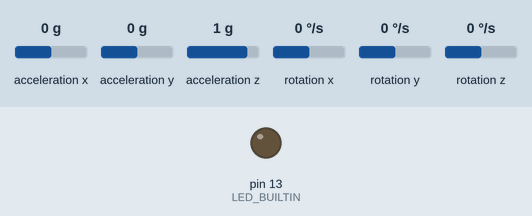
A sketch run on a simulated Arduino Leonardo, built with avr-gcc and run on an emulated ATmega32U4. On the bench: output pins drawn as LEDs (lit = HIGH). Dashed ring = blinking. Inputs (shaded band) come from the test bench; at power-on: acceleration x 0 g, acceleration y 0 g, acceleration z 1 g, rotation x 0 °/s, rotation y 0 °/s, rotation z 0 °/s. What the sketch prints to the serial monitor is not drawn.

Above: at 0.1 s.
At 1.68 s:
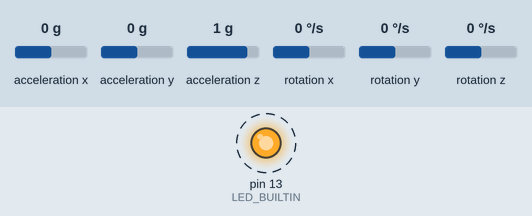
Timing chart, 0 to 4.5 s (numbered marks = the images above):
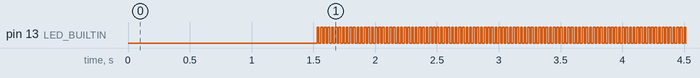

Measured:
- by itself, pin 13 (LED_BUILTIN): alternates HIGH for 0.01 s and LOW for 0.01 s

The sketch:

MPU6050_DMP6_GetHeading.ino
```cpp
// I2C device class (I2Cdev) demonstration Arduino sketch for MPU6050 class using DMP (MotionApps v6.12)
// 6/21/2012 by Jeff Rowberg <jeff@rowberg.net>
// Updates should (hopefully) always be available at https://github.com/jrowberg/i2cdevlib
//
// Changelog:
//      2019-07-10 - Uses the new version of the DMP Firmware V6.12
//                 - Note: I believe the Teapot demo is broken with this version as
//                 - the fifo buffer structure has changed
//      2016-04-18 - Eliminated a potential infinite loop
//      2013-05-08 - added seamless Fastwire support
//                 - added note about gyro calibration
//      2012-06-21 - added note about Arduino 1.0.1 + Leonardo compatibility error
//      2012-06-20 - improved FIFO overflow handling and simplified read process
//      2012-06-19 - completely rearranged DMP initialization code and simplification
//      2012-06-13 - pull gyro and accel data from FIFO packet instead of reading directly
//      2012-06-09 - fix broken FIFO read sequence and change interrupt detection to RISING
//      2012-06-05 - add gravity-compensated initial reference frame acceleration output
//                 - add 3D math helper file to DMP6 example sketch
//                 - add Euler output and Yaw/Pitch/Roll output formats
//      2012-06-04 - remove accel offset clearing for better results (thanks Sungon Lee)
//      2012-06-01 - fixed gyro sensitivity to be 2000 deg/sec instead of 250
//      2012-05-30 - basic DMP initialization working

/* ============================================
  I2Cdev device library code is placed under the MIT license
  Copyright (c) 2012 Jeff Rowberg

  Permission is hereby granted, free of charge, to any person obtaining a copy
  of this software and associated documentation files (the "Software"), to deal
  in the Software without restriction, including without limitation the rights
  to use, copy, modify, merge, publish, distribute, sublicense, and/or sell
  copies of the Software, and to permit persons to whom the Software is
  furnished to do so, subject to the following conditions:

  The above copyright notice and this permission notice shall be included in
  all copies or substantial portions of the Software.

  THE SOFTWARE IS PROVIDED "AS IS", WITHOUT WARRANTY OF ANY KIND, EXPRESS OR
  IMPLIED, INCLUDING BUT NOT LIMITED TO THE WARRANTIES OF MERCHANTABILITY,
  FITNESS FOR A PARTICULAR PURPOSE AND NONINFRINGEMENT. IN NO EVENT SHALL THE
  AUTHORS OR COPYRIGHT HOLDERS BE LIABLE FOR ANY CLAIM, DAMAGES OR OTHER
  LIABILITY, WHETHER IN AN ACTION OF CONTRACT, TORT OR OTHERWISE, ARISING FROM,
  OUT OF OR IN CONNECTION WITH THE SOFTWARE OR THE USE OR OTHER DEALINGS IN
  THE SOFTWARE.
  ===============================================
*/

/*
 Example guide:
 https://ameba-doc-arduino-sdk.readthedocs-hosted.com/en/latest/ameba_pro2/amb82-mini/Example_Guides/I2C/MPU6050%20DMP6.html
*/

// I2Cdev and MPU6050 must be installed as libraries, or else the .cpp/.h files
// for both classes must be in the include path of your project
#include "I2Cdev.h"

#include <MPU6050_IMU_libraries/MPU6050_6Axis_MotionApps612.h>
// #include "MPU6050.h" // not necessary if using MotionApps include file

// Arduino Wire library is required if I2Cdev I2CDEV_ARDUINO_WIRE implementation
// is used in I2Cdev.h
#if I2CDEV_IMPLEMENTATION == I2CDEV_ARDUINO_WIRE
#include "Wire.h"
#endif

// class default I2C address is 0x68
// specific I2C addresses may be passed as a parameter here
// AD0 low = 0x68 (default for SparkFun breakout and InvenSense evaluation board)
// AD0 high = 0x69
MPU6050 mpu;
// MPU6050 mpu(0x69); // <-- use for AD0 high

/* =========================================================================
   NOTE: In addition to connection 3.3v, GND, SDA, and SCL, this sketch
   depends on the MPU-6050's INT pin being connected to the Arduino's
   external interrupt #0 pin. On the Arduino Uno and Mega 2560, this is
   digital I/O pin 2.
   ========================================================================= */

// #define INTERRUPT_PIN 2  // use pin 2 on Arduino Uno & most boards
// #define LED_PIN 13 // (Arduino is 13, Teensy is 11, Teensy++ is 6)
bool blinkState = false;

// MPU control/status vars
bool dmpReady = false;      // set true if DMP init was successful
uint8_t mpuIntStatus;       // holds actual interrupt status byte from MPU
uint8_t devStatus;          // return status after each device operation (0 = success, !0 = error)
uint16_t packetSize;        // expected DMP packet size (default is 42 bytes)
uint16_t fifoCount;         // count of all bytes currently in FIFO
uint8_t fifoBuffer[128];    // FIFO storage buffer

// orientation/motion vars
Quaternion q;           // [w, x, y, z]         quaternion container
VectorInt16 aa;         // [x, y, z]            accel sensor measurements
VectorInt16 gy;         // [x, y, z]            gyro sensor measurements
VectorInt16 aaReal;     // [x, y, z]            gravity-free accel sensor measurements
VectorInt16 aaWorld;    // [x, y, z]            world-frame accel sensor measurements
VectorFloat gravity;    // [x, y, z]            gravity vector
float euler[3];         // [psi, theta, phi]    Euler angle container
float ypr[3];           // [yaw, pitch, roll]   yaw/pitch/roll container and gravity vector
int Heading;            // yaw (0~360)

// ================================================================
// ===               INTERRUPT DETECTION ROUTINE                ===
// ================================================================

// volatile bool mpuInterrupt = false;     // indicates whether MPU interrupt pin has gone high
// void dmpDataReady() {
//   mpuInterrupt = true;
// }


// ================================================================
// ===                      INITIAL SETUP                       ===
// ================================================================

void setup()
{
    // join I2C bus (I2Cdev library doesn't do this automatically)
#if I2CDEV_IMPLEMENTATION == I2CDEV_ARDUINO_WIRE
    Wire.begin();
    Wire.setClock(400000);    // 400kHz I2C clock. Comment this line if having compilation difficulties
#elif I2CDEV_IMPLEMENTATION == I2CDEV_BUILTIN_FASTWIRE
    Fastwire::setup(400, true);
#endif

    // initialize serial communication
    // (115200 chosen because it is required for Teapot Demo output, but it's
    // really up to you depending on your project)
    Serial.begin(115200);
    while (!Serial)
        ;    // wait for Leonardo enumeration, others continue immediately

    // NOTE: 8MHz or slower host processors, like the Teensy @ 3.3V or Arduino
    // Pro Mini running at 3.3V, cannot handle this baud rate reliably due to
    // the baud timing being too misaligned with processor ticks. You must use
    // 38400 or slower in these cases, or use some kind of external separate
    // crystal solution for the UART timer.

    // initialize device
    Serial.println(F("Initializing I2C devices..."));
    mpu.initialize();


    // verify connection
    Serial.println(F("Testing device connections..."));
    Serial.println(mpu.testConnection() ? F("MPU6050 connection successful") : F("MPU6050 connection failed"));

    delay(1000);

    // load and configure the DMP
    Serial.println(F("Initializing DMP..."));
    devStatus = mpu.dmpInitialize();
    //   pinMode(INTERRUPT_PIN, INPUT);

    // supply your own gyro offsets here, scaled for min sensitivity
    mpu.setXGyroOffset(51);
    mpu.setYGyroOffset(8);
    mpu.setZGyroOffset(21);
    mpu.setXAccelOffset(1150);
    mpu.setYAccelOffset(-50);
    mpu.setZAccelOffset(1060);
    // make sure it worked (returns 0 if so)
    if (devStatus == 0) {
        // Calibration Time: generate offsets and calibrate our MPU6050
        mpu.CalibrateAccel(6);
        mpu.CalibrateGyro(6);
        Serial.println();
        mpu.PrintActiveOffsets();
        // turn on the DMP, now that it's ready
        Serial.println(F("Enabling DMP..."));
        mpu.setDMPEnabled(true);

        // enable Arduino interrupt detection
        // Serial.print(F("Enabling interrupt detection (Arduino external interrupt "));
        // Serial.print(digitalPinToInterrupt(INTERRUPT_PIN));
        // Serial.println(F(")..."));
        // attachInterrupt(digitalPinToInterrupt(INTERRUPT_PIN), dmpDataReady, RISING);
        mpuIntStatus = mpu.getIntStatus();

        // set our DMP Ready flag so the main loop() function knows it's okay to use it
        Serial.println(F("DMP ready! Waiting for first interrupt..."));
        dmpReady = true;

        // get expected DMP packet size for later comparison
        packetSize = mpu.dmpGetFIFOPacketSize();
    } else {
        // ERROR!
        // 1 = initial memory load failed
        // 2 = DMP configuration updates failed
        // (if it's going to break, usually the code will be 1)
        Serial.print(F("DMP Initialization failed (code "));
        Serial.print(devStatus);
        Serial.println(F(")"));
    }

    // configure LED for output
    pinMode(LED_BUILTIN, OUTPUT);
}

// ================================================================
// ===                    MAIN PROGRAM LOOP                     ===
// ================================================================

void loop()
{
    // if programming failed, don't try to do anything
    if (!dmpReady) {
        return;
    }
    // read a packet from FIFO
    if (mpu.dmpGetCurrentFIFOPacket(fifoBuffer)) {    // Get the Latest packet

        GetHeading(&Heading); // Heading = GetHeading();
        Serial.print("Yaw:\t");
        Serial.println(Heading);

        // blink LED to indicate activity
        blinkState = !blinkState;
        digitalWrite(LED_BUILTIN, blinkState);
    }
}

void  GetHeading(int *Heading)
{
  //calc heading from IMU
  // reset interrupt flag and get INT_STATUS byte
  //mpuInterrupt = false;

  mpuIntStatus = mpu.getIntStatus();

  // get current FIFO count
  fifoCount = mpu.getFIFOCount();

  // check for overflow (this should never happen unless our code is too inefficient)
  if ((mpuIntStatus & 0x10) || fifoCount == 1024) {
    // reset so we can continue cleanly
    mpu.resetFIFO();
    Serial.println(F("FIFO overflow!"));

    // otherwise, check for DMP data ready interrupt (this should happen frequently)
  }
  else if (mpuIntStatus & 0x02)
  {
    // wait for correct available data length, should be a VERY short wait
    while (fifoCount < packetSize) fifoCount = mpu.getFIFOCount();

    // read a packet from FIFO
    mpu.getFIFOBytes(fifoBuffer, packetSize);

    // track FIFO count here in case there is > 1 packet available
    // (this lets us immediately read more without waiting for an interrupt)
    fifoCount -= packetSize;

    // display Euler angles in degrees
    mpu.dmpGetQuaternion(&q, fifoBuffer);
    mpu.dmpGetGravity(&gravity, &q);
    mpu.dmpGetYawPitchRoll(ypr, &q, &gravity);
    *Heading = int((ypr[0] * 180/M_PI)) + 180;
  }//done
}//END GetHeading
```
